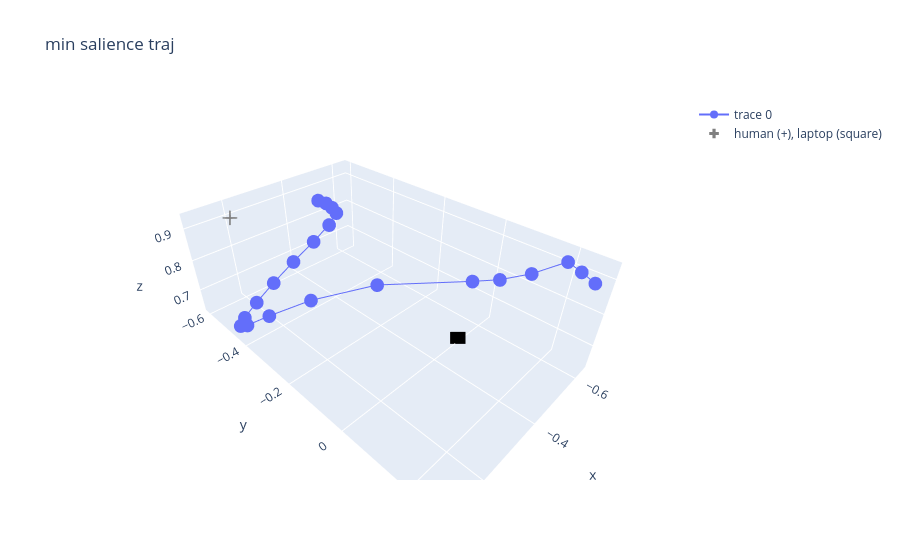

Notebook source saved alongside this figure:
### Code cell
vis_trajectory(min_salience_traj, "min salience traj")

### Figure 1 — Plotly figure (JSON) as saved in the notebook; plotly's stock layout.template omitted (floating-point values rounded to 4 significant figures)
{"data": [{"mode": "lines+markers", "type": "scatter3d", "x": [-0.6087, -0.6214, -0.6316, -0.6392, -0.6311, -0.6138, -0.4732, -0.3057, -0.1809, -0.113, -0.09454, -0.1144, -0.162, -0.2266, -0.2971, -0.3633, -0.4104, -0.433, -0.4268, -0.4166, -0.4012], "y": [0.2676, 0.2285, 0.1887, 0.1052, 0.02489, -0.04851, -0.2894, -0.4021, -0.4377, -0.4443, -0.4472, -0.4535, -0.461, -0.4636, -0.4568, -0.4404, -0.4224, -0.4138, -0.4247, -0.4375, -0.4527], "z": [0.899, 0.9051, 0.9109, 0.8353, 0.7826, 0.7503, 0.6889, 0.6597, 0.6505, 0.6513, 0.6585, 0.6728, 0.6968, 0.7316, 0.7752, 0.8222, 0.8658, 0.8989, 0.9141, 0.9266, 0.9352]}, {"marker": {"color": ["gray", "black"], "showscale": false, "size": 8, "symbol": ["cross", "square"]}, "mode": "markers", "name": "human (+), laptop (square)", "type": "scatter3d", "x": [-0.2, -0.5], "y": [-0.6, 0], "z": [0.9, 0.635]}], "layout": {"title": {"text": "min salience traj"}}}
